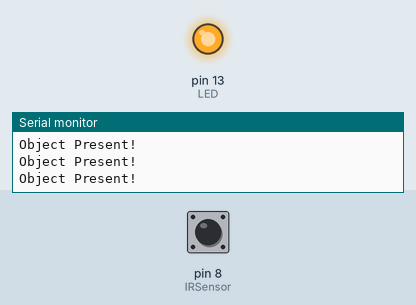
Simulated run of this sketch. Board: Arduino Uno, built with avr-gcc and run on an emulated ATmega328P. On the bench: output pins drawn as LEDs (lit = HIGH), the last lines printed to the serial monitor. Dashed ring = blinking. Inputs (shaded band) come from the test bench; at power-on: pin 8 (IRSensor) LOW.

Above: at 1.2 s.
1.3 s: pin 8 (IRSensor) driven HIGH
At 2.3 s:
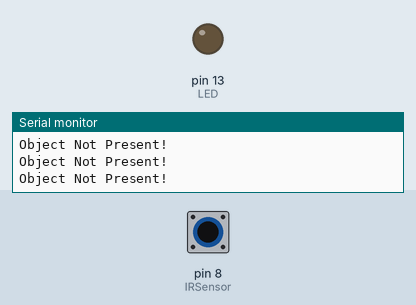
2.8 s: pin 8 (IRSensor) driven LOW
At 3.6 s:
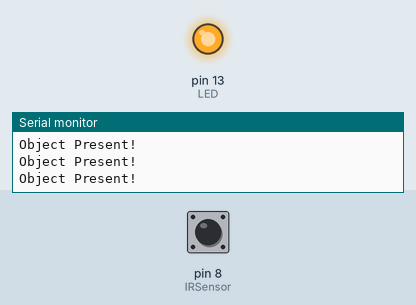
4.3 s: pin 8 (IRSensor) pulsed HIGH 2 times (0.12 s each, 0.3 s apart)
At 4.52 s:
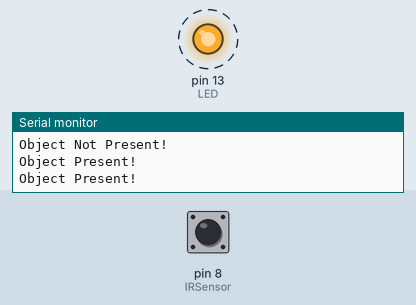
7.9 s: pin 8 (IRSensor) pulsed HIGH 5 times (0.12 s each, 0.3 s apart)
At 10.5 s:
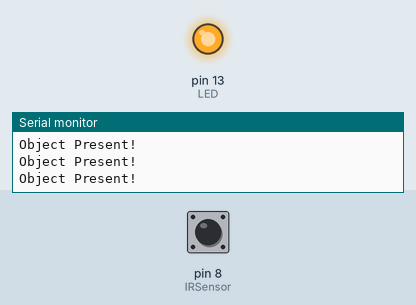
Timing chart, 0 to 12.0 s (numbered marks = the images above; inputs shaded):
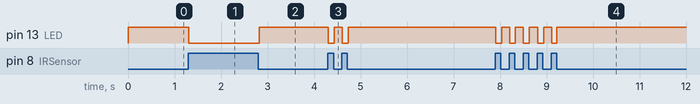

Measured:
- after the input at 1.3 s, pin 13 (LED): HIGH → LOW at once
- after the input at 2.8 s, pin 13 (LED): LOW → HIGH at once
- after the input at 4.3 s, pin 13 (LED): alternates HIGH for 0.18 s and LOW for 0.13 s, 4 changes in all, then stays HIGH, starting at once
- after the input at 7.9 s, pin 13 (LED): alternates HIGH for 0.18 s and LOW for 0.13 s, 10 changes in all, then stays HIGH, starting at once

The sketch:

IR-Sensor.ino
```cpp
int IRSensor = 8; // connect IR sensor module to Arduino pin D8
int LED = 13; // connect LED to Arduino pin 13

void setup(){
  Serial.begin(9600);                               // Init Serial at 9600 Baud Rate.
  Serial.println("Serial Working");                 // Test to check if serial is working or not
  pinMode(IRSensor, INPUT);                         // IR Sensor pin INPUT
  pinMode(LED, OUTPUT);                             // LED Pin Output
}

void loop(){
  int sensorStatus = digitalRead(IRSensor);          // Set the GPIO as Input
  if (sensorStatus == 1)                             // Check if the pin high or not
  {
    // if the pin is high turn off the onboard Led
    digitalWrite(LED, LOW);                          // LED LOW
    Serial.println("Object Not Present!");           // print Motion Detected! on the serial monitor window
  }
  else  {
    //else turn on the onboard LED
    digitalWrite(LED, HIGH); // LED High
    Serial.println("Object Present!");               // print Motion Ended! on the serial monitor window
  }
}
```
